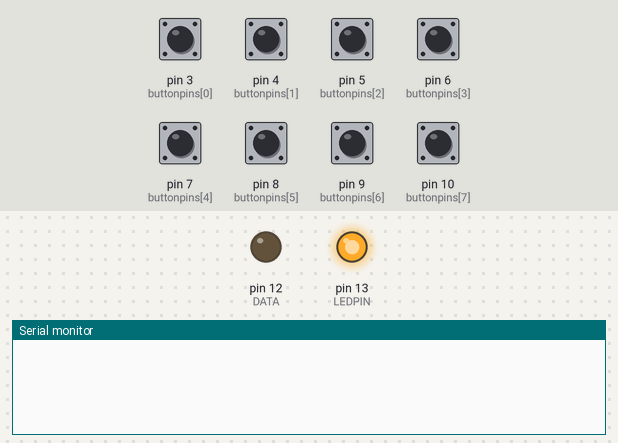
A sketch run on a simulated Arduino Uno, built with avr-gcc and run on an emulated ATmega328P. Shown: output pins drawn as LEDs (lit = HIGH), the last lines printed to the serial monitor. The inputs (shaded band) are chosen by the test bench; at power-on: pin 3 (buttonpins[0]), pin 4 (buttonpins[1]), pin 5 (buttonpins[2]), pin 6 (buttonpins[3]), pin 7 (buttonpins[4]), pin 8 (buttonpins[5]), pin 9 (buttonpins[6]), pin 10 (buttonpins[7]) LOW. Pins used as bus, display or sensor lines are not drawn.

Above: at 1.8 s.
1.9 s: pin 3 (buttonpins[0]) pulled HIGH for 0.15 s
At 2.05 s:
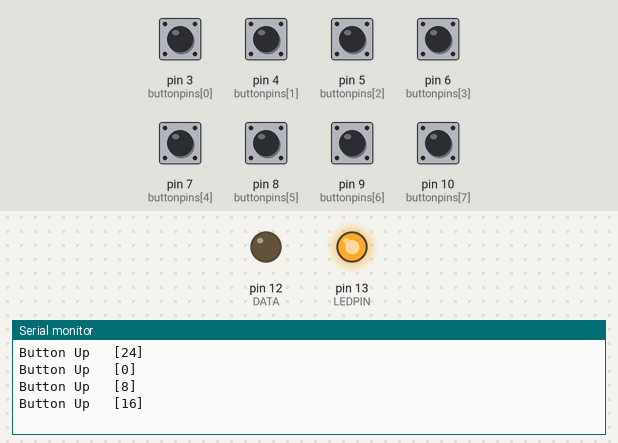
At 3.4 s:
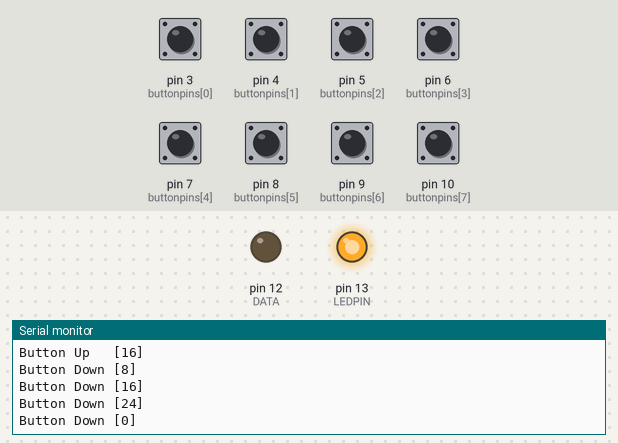
Timing chart, 0 to 4.9 s (numbered marks = the images above; inputs shaded):
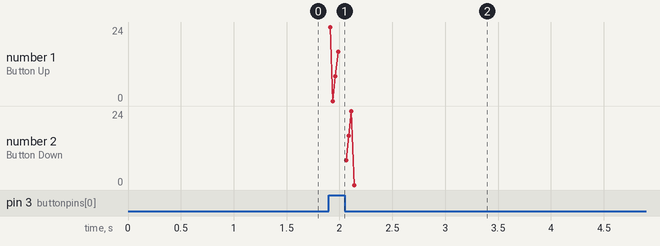

Measured:
- after the input at 1.9 s, the serial monitor: prints a new line at once (image 1)

The sketch:

DVRAV777Interface.ino
```cpp
#define LEDPIN 13
#define DATA 12
#define CLOCK 11
#define STROBE A0
#define BITWIDTH 23
#define OECOUNT 4
#define BUTTONCOUNT 8

int registerData[BITWIDTH];
int buttonStatus[BUTTONCOUNT * OECOUNT];

int oepins[] = {A5, A4, A3, A2};
int buttonpins[] = {3, 4, 5, 6, 7, 8, 9, 10};

void setup() {
  pinMode(LEDPIN, OUTPUT); //LED Pin
  pinMode(DATA, OUTPUT);
  pinMode(CLOCK, OUTPUT);
  pinMode(STROBE, OUTPUT);

  for(int i = 0; i < OECOUNT; i++) {
    pinMode(oepins[i], OUTPUT);
  }

  for(int i = 0; i < BUTTONCOUNT; i++) {
    pinMode(buttonpins[i], INPUT);
  }

  for(int i = 0; i < BUTTONCOUNT * OECOUNT; i++) {
    buttonStatus[i] = HIGH;
  }

  digitalWrite(LEDPIN, HIGH);
  digitalWrite(CLOCK, LOW);
  digitalWrite(STROBE, HIGH);

  clearAllOE();
  updateButtons();
  sendToRegister();

  Serial.begin(9600);
  delay(500);
}

int mapButton(int oe, int button) {
  return ((oe * BUTTONCOUNT) + button);
}

void sendToRegister() {
  for(byte i = 0; i < BITWIDTH; i = i + 1) {
    digitalWrite(DATA, registerData[i]);
    digitalWrite(CLOCK, HIGH);
    digitalWrite(CLOCK, LOW);
  }
}

void checkCache() {
  if (Serial.available() >= BITWIDTH) {
    for(int i = 0; i < BITWIDTH; i = i + 1) {
      byte in = Serial.read();
      registerData[i] = (in == 49);
    }
    sendToRegister();
  }
}

void clearAllOE() {
  for(int i = 0; i < OECOUNT; i++) {
    digitalWrite(oepins[i], HIGH);
  }
}

void updateButtons() {
  for(int k = 0; k < OECOUNT; k++) {
    clearAllOE();
    digitalWrite(oepins[k], LOW);
    delay(25);
    for(int j = 0; j < BUTTONCOUNT; j++) {
      int newData = digitalRead(buttonpins[j]);
      int index = mapButton(k, j);

      if(buttonStatus[index] != newData) {
        buttonStatus[index] = newData;
        if(newData) {
          Serial.print("Button Up   [");
        } else {
          Serial.print("Button Down [");
        }
        Serial.print(index);
        Serial.println("]");
      }
    }
  }
}

void loop() {
  checkCache();
  updateButtons();
}
```
